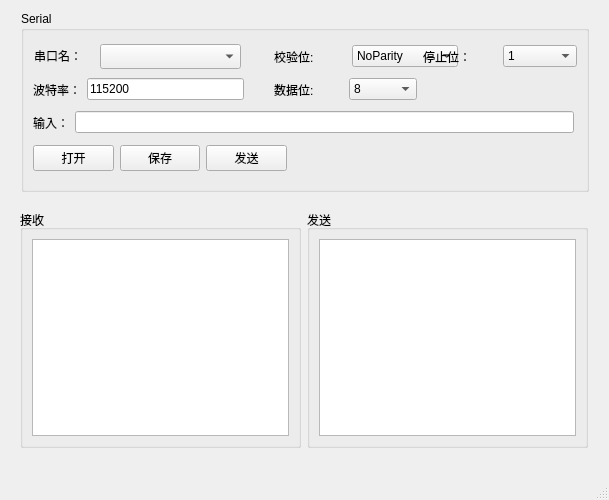
<?xml version="1.0" encoding="UTF-8"?>
<ui version="4.0">
 <class>MainWindow</class>
 <widget class="QMainWindow" name="MainWindow">
  <property name="geometry">
   <rect>
    <x>0</x>
    <y>0</y>
    <width>609</width>
    <height>500</height>
   </rect>
  </property>
  <property name="windowTitle">
   <string>MainWindow</string>
  </property>
  <widget class="QWidget" name="centralwidget">
   <widget class="QGroupBox" name="groupBox_3">
    <property name="geometry">
     <rect>
      <x>21</x>
      <y>11</y>
      <width>568</width>
      <height>181</height>
     </rect>
    </property>
    <property name="title">
     <string>Serial</string>
    </property>
    <widget class="QWidget" name="layoutWidget">
     <property name="geometry">
      <rect>
       <x>253</x>
       <y>32</y>
       <width>184</width>
       <height>27</height>
      </rect>
     </property>
     <layout class="QHBoxLayout" name="horizontalLayout_3">
      <item>
       <widget class="QLabel" name="label_4">
        <property name="text">
         <string>校验位:</string>
        </property>
       </widget>
      </item>
      <item>
       <widget class="QComboBox" name="comboBox_checkData">
        <item>
         <property name="text">
          <string>NoParity</string>
         </property>
        </item>
        <item>
         <property name="text">
          <string>EvenParity</string>
         </property>
        </item>
        <item>
         <property name="text">
          <string>OddParity</string>
         </property>
        </item>
        <item>
         <property name="text">
          <string>SpaceParity</string>
         </property>
        </item>
        <item>
         <property name="text">
          <string>MarkParity</string>
         </property>
        </item>
        <item>
         <property name="text">
          <string>UnknowParity</string>
         </property>
        </item>
       </widget>
      </item>
     </layout>
    </widget>
    <widget class="QWidget" name="layoutWidget">
     <property name="geometry">
      <rect>
       <x>402</x>
       <y>32</y>
       <width>154</width>
       <height>27</height>
      </rect>
     </property>
     <layout class="QHBoxLayout" name="horizontalLayout_4">
      <item>
       <widget class="QLabel" name="label_3">
        <property name="text">
         <string>停止位：</string>
        </property>
       </widget>
      </item>
      <item>
       <widget class="QComboBox" name="comboBox_stopBit">
        <item>
         <property name="text">
          <string>1</string>
         </property>
        </item>
        <item>
         <property name="text">
          <string>2</string>
         </property>
        </item>
        <item>
         <property name="text">
          <string>3</string>
         </property>
        </item>
        <item>
         <property name="text">
          <string>-1</string>
         </property>
        </item>
       </widget>
      </item>
     </layout>
    </widget>
    <widget class="QWidget" name="layoutWidget">
     <property name="geometry">
      <rect>
       <x>253</x>
       <y>65</y>
       <width>143</width>
       <height>27</height>
      </rect>
     </property>
     <layout class="QHBoxLayout" name="horizontalLayout_6">
      <item>
       <widget class="QLabel" name="label_2">
        <property name="text">
         <string>数据位:</string>
        </property>
       </widget>
      </item>
      <item>
       <widget class="QComboBox" name="comboBox_dataBit">
        <property name="layoutDirection">
         <enum>Qt::LeftToRight</enum>
        </property>
        <item>
         <property name="text">
          <string>8</string>
         </property>
        </item>
        <item>
         <property name="text">
          <string>5</string>
         </property>
        </item>
        <item>
         <property name="text">
          <string>6</string>
         </property>
        </item>
        <item>
         <property name="text">
          <string>7</string>
         </property>
        </item>
        <item>
         <property name="text">
          <string>-1</string>
         </property>
        </item>
       </widget>
      </item>
     </layout>
    </widget>
    <widget class="QWidget" name="layoutWidget">
     <property name="geometry">
      <rect>
       <x>12</x>
       <y>65</y>
       <width>211</width>
       <height>27</height>
      </rect>
     </property>
     <layout class="QHBoxLayout" name="horizontalLayout_5">
      <item>
       <widget class="QLabel" name="label_5">
        <property name="text">
         <string>波特率：</string>
        </property>
       </widget>
      </item>
      <item>
       <widget class="QLineEdit" name="lineEdit_baudRate">
        <property name="text">
         <string>115200</string>
        </property>
       </widget>
      </item>
     </layout>
    </widget>
    <widget class="QWidget" name="layoutWidget">
     <property name="geometry">
      <rect>
       <x>12</x>
       <y>131</y>
       <width>254</width>
       <height>33</height>
      </rect>
     </property>
     <layout class="QHBoxLayout" name="horizontalLayout_7">
      <item>
       <widget class="QPushButton" name="pushButton_serialOpen">
        <property name="text">
         <string>打开</string>
        </property>
       </widget>
      </item>
      <item>
       <widget class="QPushButton" name="pushButton_serialSave">
        <property name="text">
         <string>保存</string>
        </property>
       </widget>
      </item>
      <item>
       <widget class="QPushButton" name="pushButton_serialSend">
        <property name="text">
         <string>发送</string>
        </property>
       </widget>
      </item>
     </layout>
    </widget>
    <widget class="QWidget" name="layoutWidget">
     <property name="geometry">
      <rect>
       <x>12</x>
       <y>98</y>
       <width>541</width>
       <height>27</height>
      </rect>
     </property>
     <layout class="QHBoxLayout" name="horizontalLayout_8">
      <item>
       <widget class="QLabel" name="label_6">
        <property name="text">
         <string>输入：</string>
        </property>
       </widget>
      </item>
      <item>
       <widget class="QLineEdit" name="lineEdit_serialInput">
        <property name="text">
         <string/>
        </property>
       </widget>
      </item>
     </layout>
    </widget>
    <widget class="QComboBox" name="comboBox_serialName">
     <property name="geometry">
      <rect>
       <x>79</x>
       <y>33</y>
       <width>141</width>
       <height>25</height>
      </rect>
     </property>
    </widget>
    <widget class="QLabel" name="label">
     <property name="geometry">
      <rect>
       <x>13</x>
       <y>33</y>
       <width>60</width>
       <height>23</height>
      </rect>
     </property>
     <property name="text">
      <string>串口名：</string>
     </property>
    </widget>
   </widget>
   <widget class="QWidget" name="">
    <property name="geometry">
     <rect>
      <x>20</x>
      <y>210</y>
      <width>568</width>
      <height>238</height>
     </rect>
    </property>
    <layout class="QHBoxLayout" name="horizontalLayout">
     <item>
      <widget class="QGroupBox" name="groupBox">
       <property name="title">
        <string>接收</string>
       </property>
       <layout class="QGridLayout" name="gridLayout">
        <item row="0" column="0">
         <widget class="QTextEdit" name="textEdit_recv">
          <property name="layoutDirection">
           <enum>Qt::LeftToRight</enum>
          </property>
         </widget>
        </item>
       </layout>
      </widget>
     </item>
     <item>
      <widget class="QGroupBox" name="groupBox_2">
       <property name="title">
        <string>发送</string>
       </property>
       <layout class="QGridLayout" name="gridLayout_2">
        <item row="0" column="0">
         <widget class="QTextEdit" name="textEdit_send"/>
        </item>
       </layout>
      </widget>
     </item>
    </layout>
   </widget>
  </widget>
  <widget class="QMenuBar" name="menubar">
   <property name="geometry">
    <rect>
     <x>0</x>
     <y>0</y>
     <width>609</width>
     <height>28</height>
    </rect>
   </property>
  </widget>
  <widget class="QStatusBar" name="statusbar"/>
 </widget>
 <resources/>
 <connections/>
</ui>
